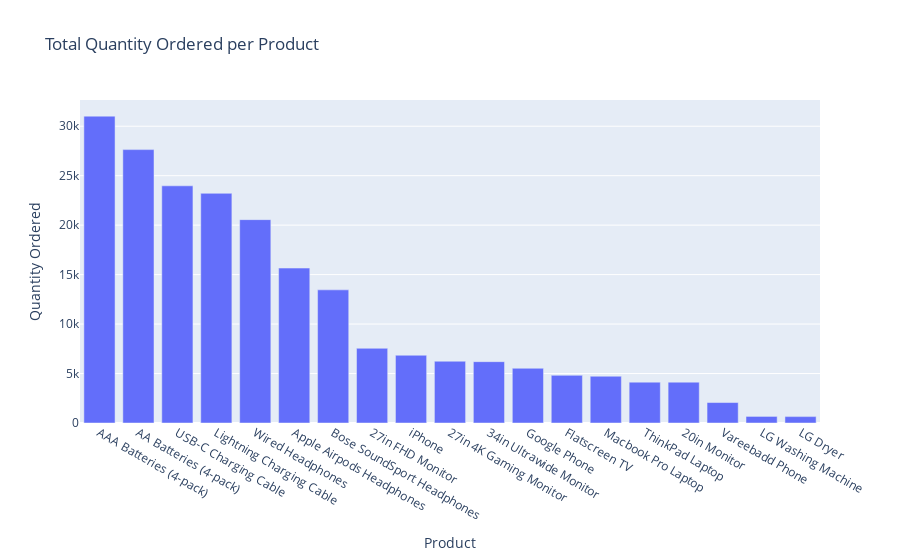

The code cell stored with this chart in its notebook:
### Code cell
fig = px.bar(sorted_total_quantity_ordered, x='Product', y='Quantity Ordered', title='Total Quantity Ordered per Product')
fig.show()

### Figure 1 — Plotly figure (JSON) as saved in the notebook; plotly's stock layout.template omitted (floating-point values rounded to 4 significant figures)
{"data": [{"alignmentgroup": "True", "hovertemplate": "Product=%{x}<br>Quantity Ordered=%{y}<extra></extra>", "legendgroup": "", "marker": {"color": "#636efa", "pattern": {"shape": ""}}, "name": "", "offsetgroup": "", "orientation": "v", "showlegend": false, "textposition": "auto", "type": "bar", "x": ["AAA Batteries (4-pack)", "AA Batteries (4-pack)", "USB-C Charging Cable", "Lightning Charging Cable", "Wired Headphones", "Apple Airpods Headphones", "Bose SoundSport Headphones", "27in FHD Monitor", "iPhone", "27in 4K Gaming Monitor", "34in Ultrawide Monitor", "Google Phone", "Flatscreen TV", "Macbook Pro Laptop", "ThinkPad Laptop", "20in Monitor", "Vareebadd Phone", "LG Washing Machine", "LG Dryer"], "xaxis": "x", "y": [31017, 27635, 23975, 23217, 20557, 15661, 13457, 7550, 6849, 6244, 6199, 5532, 4819, 4728, 4130, 4129, 2068, 666, 646], "yaxis": "y"}], "layout": {"barmode": "relative", "legend": {"tracegroupgap": 0}, "title": {"text": "Total Quantity Ordered per Product"}, "xaxis": {"anchor": "y", "domain": [0, 1], "title": {"text": "Product"}}, "yaxis": {"anchor": "x", "domain": [0, 1], "title": {"text": "Quantity Ordered"}}}}
